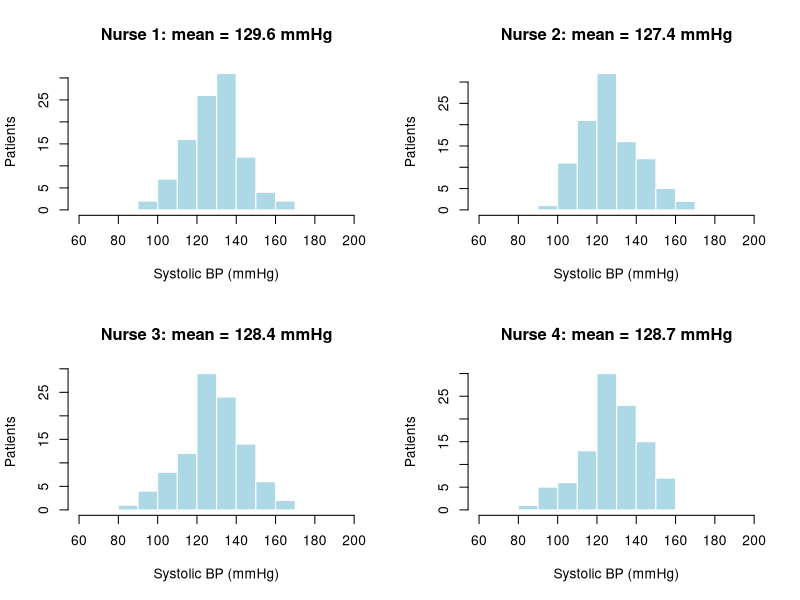
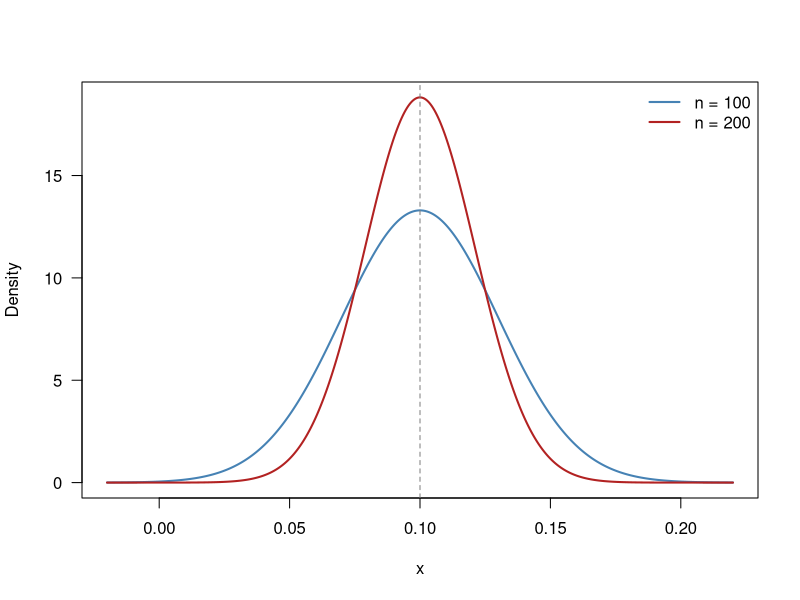

These figures' R source, in order:
## ---- chunk 1
#| label: fig-sampling-variability
#| fig-cap: "Records of patient BP by four different nurses."
#| echo: false
#| fig-width: 7
set.seed(1)
samples <- replicate(4, round(rnorm(100, mean = 128, sd = 15)), simplify = FALSE)
names(samples) <- paste("Nurse", 1:4)

par(mfrow = c(2, 2))
for (s in names(samples)) {
  hist(samples[[s]], breaks = seq(60, 200, 10), col = "lightblue", border = "white",
       main = paste0(s, ": mean = ", round(mean(samples[[s]]), 1), " mmHg"),
       xlab = "Systolic BP (mmHg)", ylab = "Patients")
}
par(mfrow = c(1, 1))
## ---- chunk 2
#| label: fig-normals
#| fig-cap: "Two normal distributions with mean 0.1"
#| echo: false

mu  <- 0.1
sd1 <- 0.03
sd2 <- 0.0212

x <- seq(mu - 4 * sd1, mu + 4 * sd1, length.out = 500)
y1 <- dnorm(x, mean = mu, sd = sd1)
y2 <- dnorm(x, mean = mu, sd = sd2)

plot(x, y1, type = "l", lwd = 2, col = "steelblue",
     ylim = c(0, max(y2)),
     xlab = "x", ylab = "Density", las = 1)
lines(x, y2, lwd = 2, col = "firebrick")
abline(v = mu, lty = 2, col = "grey50")
legend("topright", legend = c("n = 100", "n = 200"),
       col = c("steelblue", "firebrick"), lwd = 2, bty = "n")
